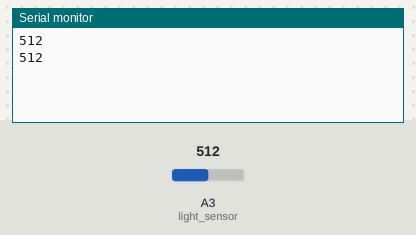
The sketch below on a simulated Arduino Uno, built with avr-gcc and run on an emulated ATmega328P. Shown: the last lines printed to the serial monitor. Inputs (shaded band) come from the test bench; at power-on: A3 (light_sensor) = 512.

Above: at 1.8 s.
1.9 s: A3 (light_sensor) set to 716
At 2.7 s:
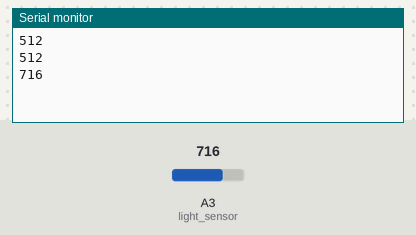
3.4 s: A3 (light_sensor) set to 900
At 4.8 s:
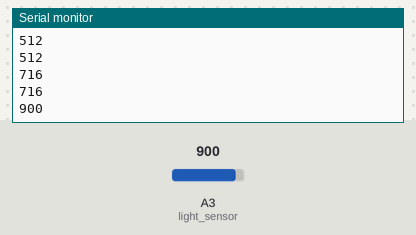
Timing chart, 0 to 6.4 s (numbered marks = the images above; inputs shaded):
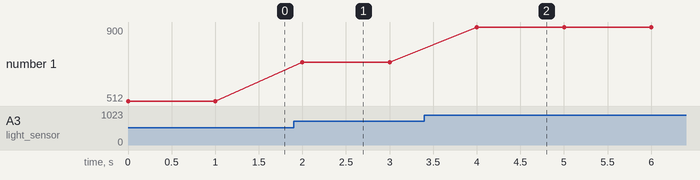

The sketch:

light-sensor.ino
```cpp
//#define button 4

//int button_state = 0;
//int potentiometer = A0;
int light_sensor = A3;
//int sensors[3];

void setup() {
   // start serial port at 9600 bps:
   Serial.begin(9600);
//   pinMode(button, INPUT);
//   pinMode(potentiometer,INPUT);

}

void loop() {
 // this example uses sensors with a different ranges
 //use the map() method to convert the range

    //read the number from the button sensor and put the value
    //into the first index of the Array, repeat for all indexes of the Array

//    button_state = digitalRead(button);
//    sensors[0] = button_state;
//
//    int sensor_value = analogRead(potentiometer);
//    int value = map(sensor_value, 0, 1023, 0, 100);
//
//    sensors[1] = sensor_value;
//
    int raw_light = analogRead(light_sensor);
    int light = map(raw_light, 0, 1023, 0, 1023);
//
//    sensors[2] = light;
////
//
//    if (button_state == HIGH){
//
//      }
//
//
//
//    for (int thisSensor = 0; thisSensor < 3; thisSensor++) {
//
//        int sensorValue = sensors[thisSensor];
//
      // if you're on the last sensor value, end with a println()
      // otherwise, print a comma
      //The number of sensors needs to be hard coded, in this example 3 sensors are running 0,1,2

      Serial.print(light);
      Serial.println();
//      if (thisSensor == 2) {
//         Serial.println();
//      } else {
//         Serial.print(",");
//      }
//   }
    delay(1000);
}
```

Measured:
- after the input at 1.9 s, the serial monitor: prints a new line after 0.10 s (image 1)
- after the input at 3.4 s, the serial monitor: prints a new line after 0.60 s (image 2)
- plotted number 1: 512 → 716 after the input at 1.9 s, 716 → 900 after the input at 3.4 s
